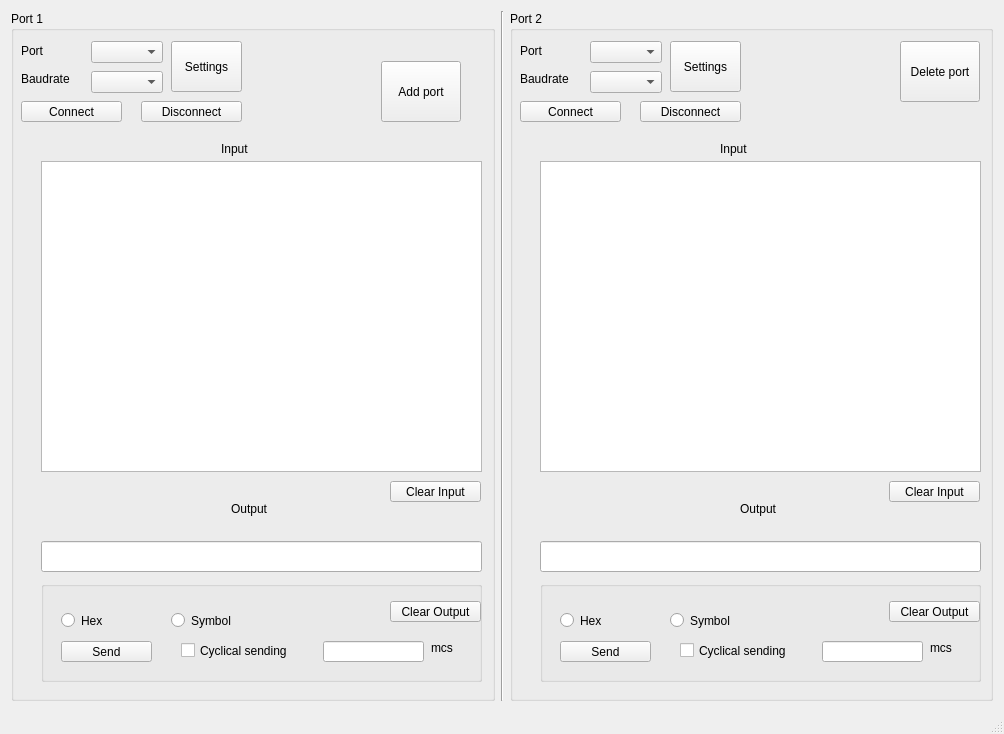
<?xml version="1.0" encoding="UTF-8"?>
<ui version="4.0">
 <class>MainWindow</class>
 <widget class="QMainWindow" name="MainWindow">
  <property name="geometry">
   <rect>
    <x>0</x>
    <y>0</y>
    <width>1004</width>
    <height>734</height>
   </rect>
  </property>
  <property name="sizePolicy">
   <sizepolicy hsizetype="Maximum" vsizetype="Maximum">
    <horstretch>0</horstretch>
    <verstretch>0</verstretch>
   </sizepolicy>
  </property>
  <property name="maximumSize">
   <size>
    <width>1004</width>
    <height>734</height>
   </size>
  </property>
  <property name="windowTitle">
   <string notr="true">Serial port terminal</string>
  </property>
  <widget class="QWidget" name="centralWidget">
   <layout class="QHBoxLayout" name="horizontalLayout">
    <item>
     <widget class="QGroupBox" name="Port1">
      <property name="title">
       <string>Port 1</string>
      </property>
      <widget class="QComboBox" name="baudPort1">
       <property name="geometry">
        <rect>
         <x>80</x>
         <y>60</y>
         <width>72</width>
         <height>22</height>
        </rect>
       </property>
      </widget>
      <widget class="QLabel" name="label_2">
       <property name="geometry">
        <rect>
         <x>10</x>
         <y>60</y>
         <width>61</width>
         <height>16</height>
        </rect>
       </property>
       <property name="text">
        <string>Baudrate</string>
       </property>
      </widget>
      <widget class="QPushButton" name="connectPort1">
       <property name="geometry">
        <rect>
         <x>10</x>
         <y>90</y>
         <width>101</width>
         <height>21</height>
        </rect>
       </property>
       <property name="text">
        <string>Connect</string>
       </property>
      </widget>
      <widget class="QGroupBox" name="groupBox">
       <property name="geometry">
        <rect>
         <x>30</x>
         <y>570</y>
         <width>441</width>
         <height>101</height>
        </rect>
       </property>
       <property name="title">
        <string/>
       </property>
       <widget class="QRadioButton" name="symPort1">
        <property name="geometry">
         <rect>
          <x>130</x>
          <y>30</y>
          <width>84</width>
          <height>19</height>
         </rect>
        </property>
        <property name="text">
         <string>Symbol</string>
        </property>
       </widget>
       <widget class="QCheckBox" name="cyclePort1">
        <property name="geometry">
         <rect>
          <x>140</x>
          <y>60</y>
          <width>121</width>
          <height>19</height>
         </rect>
        </property>
        <property name="text">
         <string>Cyclical sending</string>
        </property>
       </widget>
       <widget class="QPushButton" name="sendPort1">
        <property name="geometry">
         <rect>
          <x>20</x>
          <y>60</y>
          <width>91</width>
          <height>21</height>
         </rect>
        </property>
        <property name="text">
         <string>Send</string>
        </property>
       </widget>
       <widget class="QRadioButton" name="hexPort1">
        <property name="geometry">
         <rect>
          <x>20</x>
          <y>30</y>
          <width>84</width>
          <height>19</height>
         </rect>
        </property>
        <property name="text">
         <string>Hex</string>
        </property>
       </widget>
       <widget class="QLineEdit" name="intervalPort1">
        <property name="geometry">
         <rect>
          <x>282</x>
          <y>60</y>
          <width>101</width>
          <height>21</height>
         </rect>
        </property>
       </widget>
       <widget class="QPushButton" name="clearOutputPort1">
        <property name="geometry">
         <rect>
          <x>349</x>
          <y>20</y>
          <width>91</width>
          <height>21</height>
         </rect>
        </property>
        <property name="text">
         <string>Clear Output</string>
        </property>
       </widget>
       <widget class="QLabel" name="mcsLabel">
        <property name="geometry">
         <rect>
          <x>390</x>
          <y>60</y>
          <width>47</width>
          <height>13</height>
         </rect>
        </property>
        <property name="text">
         <string>mcs</string>
        </property>
       </widget>
      </widget>
      <widget class="QPushButton" name="disconnectPort1">
       <property name="geometry">
        <rect>
         <x>130</x>
         <y>90</y>
         <width>101</width>
         <height>21</height>
        </rect>
       </property>
       <property name="text">
        <string>Disconnect</string>
       </property>
      </widget>
      <widget class="QPushButton" name="settingsPort1">
       <property name="geometry">
        <rect>
         <x>160</x>
         <y>30</y>
         <width>71</width>
         <height>51</height>
        </rect>
       </property>
       <property name="text">
        <string>Settings</string>
       </property>
      </widget>
      <widget class="QComboBox" name="namePort1">
       <property name="geometry">
        <rect>
         <x>80</x>
         <y>30</y>
         <width>72</width>
         <height>22</height>
        </rect>
       </property>
      </widget>
      <widget class="QLabel" name="label">
       <property name="geometry">
        <rect>
         <x>10</x>
         <y>30</y>
         <width>61</width>
         <height>20</height>
        </rect>
       </property>
       <property name="text">
        <string>Port</string>
       </property>
      </widget>
      <widget class="QLabel" name="label_5">
       <property name="geometry">
        <rect>
         <x>210</x>
         <y>130</y>
         <width>51</width>
         <height>16</height>
        </rect>
       </property>
       <property name="text">
        <string>Input</string>
       </property>
      </widget>
      <widget class="QLabel" name="label_6">
       <property name="geometry">
        <rect>
         <x>220</x>
         <y>490</y>
         <width>61</width>
         <height>16</height>
        </rect>
       </property>
       <property name="text">
        <string>Output</string>
       </property>
      </widget>
      <widget class="QTextBrowser" name="inputPort1">
       <property name="geometry">
        <rect>
         <x>30</x>
         <y>150</y>
         <width>441</width>
         <height>311</height>
        </rect>
       </property>
      </widget>
      <widget class="QLineEdit" name="outputPort1">
       <property name="geometry">
        <rect>
         <x>30</x>
         <y>530</y>
         <width>441</width>
         <height>31</height>
        </rect>
       </property>
       <property name="focusPolicy">
        <enum>Qt::StrongFocus</enum>
       </property>
       <property name="alignment">
        <set>Qt::AlignLeading|Qt::AlignLeft|Qt::AlignTop</set>
       </property>
       <property name="cursorMoveStyle">
        <enum>Qt::VisualMoveStyle</enum>
       </property>
      </widget>
      <widget class="QPushButton" name="clearInputPort1">
       <property name="geometry">
        <rect>
         <x>379</x>
         <y>470</y>
         <width>91</width>
         <height>21</height>
        </rect>
       </property>
       <property name="text">
        <string>Clear Input</string>
       </property>
      </widget>
      <widget class="QPushButton" name="addPort">
       <property name="geometry">
        <rect>
         <x>370</x>
         <y>50</y>
         <width>80</width>
         <height>61</height>
        </rect>
       </property>
       <property name="text">
        <string>Add port</string>
       </property>
      </widget>
     </widget>
    </item>
    <item>
     <widget class="Line" name="line">
      <property name="orientation">
       <enum>Qt::Vertical</enum>
      </property>
     </widget>
    </item>
    <item>
     <widget class="QGroupBox" name="Port2">
      <property name="title">
       <string>Port 2</string>
      </property>
      <widget class="QComboBox" name="baudPort2">
       <property name="geometry">
        <rect>
         <x>80</x>
         <y>60</y>
         <width>72</width>
         <height>22</height>
        </rect>
       </property>
      </widget>
      <widget class="QLabel" name="label_3">
       <property name="geometry">
        <rect>
         <x>10</x>
         <y>60</y>
         <width>61</width>
         <height>16</height>
        </rect>
       </property>
       <property name="text">
        <string>Baudrate</string>
       </property>
      </widget>
      <widget class="QPushButton" name="connectPort2">
       <property name="geometry">
        <rect>
         <x>10</x>
         <y>90</y>
         <width>101</width>
         <height>21</height>
        </rect>
       </property>
       <property name="text">
        <string>Connect</string>
       </property>
      </widget>
      <widget class="QGroupBox" name="groupBox_2">
       <property name="geometry">
        <rect>
         <x>30</x>
         <y>570</y>
         <width>441</width>
         <height>101</height>
        </rect>
       </property>
       <property name="title">
        <string/>
       </property>
       <widget class="QRadioButton" name="symPort2">
        <property name="geometry">
         <rect>
          <x>130</x>
          <y>30</y>
          <width>84</width>
          <height>19</height>
         </rect>
        </property>
        <property name="text">
         <string>Symbol</string>
        </property>
       </widget>
       <widget class="QCheckBox" name="cyclePort2">
        <property name="geometry">
         <rect>
          <x>140</x>
          <y>60</y>
          <width>121</width>
          <height>19</height>
         </rect>
        </property>
        <property name="text">
         <string>Cyclical sending</string>
        </property>
       </widget>
       <widget class="QPushButton" name="sendPort2">
        <property name="geometry">
         <rect>
          <x>20</x>
          <y>60</y>
          <width>91</width>
          <height>21</height>
         </rect>
        </property>
        <property name="text">
         <string>Send</string>
        </property>
       </widget>
       <widget class="QRadioButton" name="hexPort2">
        <property name="geometry">
         <rect>
          <x>20</x>
          <y>30</y>
          <width>84</width>
          <height>19</height>
         </rect>
        </property>
        <property name="text">
         <string>Hex</string>
        </property>
       </widget>
       <widget class="QLineEdit" name="intervalPort2">
        <property name="geometry">
         <rect>
          <x>282</x>
          <y>60</y>
          <width>101</width>
          <height>21</height>
         </rect>
        </property>
       </widget>
       <widget class="QPushButton" name="clearOutputPort2">
        <property name="geometry">
         <rect>
          <x>349</x>
          <y>20</y>
          <width>91</width>
          <height>21</height>
         </rect>
        </property>
        <property name="text">
         <string>Clear Output</string>
        </property>
       </widget>
       <widget class="QLabel" name="mcsLabel_2">
        <property name="geometry">
         <rect>
          <x>390</x>
          <y>60</y>
          <width>47</width>
          <height>13</height>
         </rect>
        </property>
        <property name="text">
         <string>mcs</string>
        </property>
       </widget>
      </widget>
      <widget class="QPushButton" name="disconnectPort2">
       <property name="geometry">
        <rect>
         <x>130</x>
         <y>90</y>
         <width>101</width>
         <height>21</height>
        </rect>
       </property>
       <property name="text">
        <string>Disconnect</string>
       </property>
      </widget>
      <widget class="QPushButton" name="settingsPort2">
       <property name="geometry">
        <rect>
         <x>160</x>
         <y>30</y>
         <width>71</width>
         <height>51</height>
        </rect>
       </property>
       <property name="text">
        <string>Settings</string>
       </property>
      </widget>
      <widget class="QComboBox" name="namePort2">
       <property name="geometry">
        <rect>
         <x>80</x>
         <y>30</y>
         <width>72</width>
         <height>22</height>
        </rect>
       </property>
      </widget>
      <widget class="QLabel" name="label_4">
       <property name="geometry">
        <rect>
         <x>10</x>
         <y>30</y>
         <width>61</width>
         <height>20</height>
        </rect>
       </property>
       <property name="text">
        <string>Port</string>
       </property>
      </widget>
      <widget class="QLabel" name="label_7">
       <property name="geometry">
        <rect>
         <x>210</x>
         <y>130</y>
         <width>51</width>
         <height>16</height>
        </rect>
       </property>
       <property name="text">
        <string>Input</string>
       </property>
      </widget>
      <widget class="QLabel" name="label_8">
       <property name="geometry">
        <rect>
         <x>230</x>
         <y>490</y>
         <width>61</width>
         <height>16</height>
        </rect>
       </property>
       <property name="text">
        <string>Output</string>
       </property>
      </widget>
      <widget class="QTextBrowser" name="inputPort2">
       <property name="geometry">
        <rect>
         <x>30</x>
         <y>150</y>
         <width>441</width>
         <height>311</height>
        </rect>
       </property>
      </widget>
      <widget class="QLineEdit" name="outputPort2">
       <property name="geometry">
        <rect>
         <x>30</x>
         <y>530</y>
         <width>441</width>
         <height>31</height>
        </rect>
       </property>
       <property name="alignment">
        <set>Qt::AlignLeading|Qt::AlignLeft|Qt::AlignTop</set>
       </property>
      </widget>
      <widget class="QPushButton" name="clearInputPort2">
       <property name="geometry">
        <rect>
         <x>379</x>
         <y>470</y>
         <width>91</width>
         <height>21</height>
        </rect>
       </property>
       <property name="text">
        <string>Clear Input</string>
       </property>
      </widget>
      <widget class="QPushButton" name="delPort">
       <property name="geometry">
        <rect>
         <x>390</x>
         <y>30</y>
         <width>80</width>
         <height>61</height>
        </rect>
       </property>
       <property name="text">
        <string>Delete port</string>
       </property>
      </widget>
     </widget>
    </item>
   </layout>
  </widget>
  <widget class="QStatusBar" name="statusBar"/>
 </widget>
 <layoutdefault spacing="6" margin="11"/>
 <resources/>
 <connections/>
</ui>
